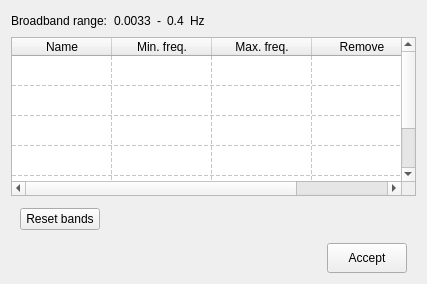
<?xml version="1.0" encoding="UTF-8"?>
<ui version="4.0">
 <class>Form</class>
 <widget class="QWidget" name="Form">
  <property name="geometry">
   <rect>
    <x>0</x>
    <y>0</y>
    <width>427</width>
    <height>284</height>
   </rect>
  </property>
  <property name="sizePolicy">
   <sizepolicy hsizetype="Fixed" vsizetype="Preferred">
    <horstretch>0</horstretch>
    <verstretch>0</verstretch>
   </sizepolicy>
  </property>
  <property name="windowTitle">
   <string>Form</string>
  </property>
  <layout class="QVBoxLayout" name="verticalLayout">
   <item>
    <layout class="QHBoxLayout" name="horizontalLayout_3">
     <item>
      <widget class="QLabel" name="label">
       <property name="text">
        <string>Broadband range:</string>
       </property>
      </widget>
     </item>
     <item>
      <widget class="QLabel" name="minbroadbandLabel">
       <property name="lineWidth">
        <number>0</number>
       </property>
       <property name="text">
        <string>0.0033</string>
       </property>
      </widget>
     </item>
     <item>
      <widget class="QLabel" name="label_3">
       <property name="text">
        <string>-</string>
       </property>
      </widget>
     </item>
     <item>
      <widget class="QLabel" name="maxbroadbandLabel">
       <property name="text">
        <string>0.4</string>
       </property>
      </widget>
     </item>
     <item>
      <widget class="QLabel" name="label_5">
       <property name="text">
        <string>Hz</string>
       </property>
      </widget>
     </item>
     <item>
      <spacer name="horizontalSpacer_3">
       <property name="orientation">
        <enum>Qt::Horizontal</enum>
       </property>
       <property name="sizeHint" stdset="0">
        <size>
         <width>40</width>
         <height>20</height>
        </size>
       </property>
      </spacer>
     </item>
    </layout>
   </item>
   <item>
    <widget class="QTableWidget" name="bandsTable">
     <property name="enabled">
      <bool>true</bool>
     </property>
     <property name="font">
      <font>
       <kerning>true</kerning>
      </font>
     </property>
     <property name="lineWidth">
      <number>1</number>
     </property>
     <property name="showDropIndicator" stdset="0">
      <bool>true</bool>
     </property>
     <property name="showGrid">
      <bool>true</bool>
     </property>
     <property name="gridStyle">
      <enum>Qt::DashLine</enum>
     </property>
     <property name="sortingEnabled">
      <bool>false</bool>
     </property>
     <property name="wordWrap">
      <bool>true</bool>
     </property>
     <property name="cornerButtonEnabled">
      <bool>false</bool>
     </property>
     <property name="rowCount">
      <number>6</number>
     </property>
     <property name="columnCount">
      <number>4</number>
     </property>
     <attribute name="horizontalHeaderVisible">
      <bool>true</bool>
     </attribute>
     <attribute name="horizontalHeaderCascadingSectionResizes">
      <bool>false</bool>
     </attribute>
     <attribute name="horizontalHeaderHighlightSections">
      <bool>true</bool>
     </attribute>
     <attribute name="verticalHeaderVisible">
      <bool>false</bool>
     </attribute>
     <attribute name="verticalHeaderHighlightSections">
      <bool>true</bool>
     </attribute>
     <attribute name="verticalHeaderShowSortIndicator" stdset="0">
      <bool>false</bool>
     </attribute>
     <row/>
     <row/>
     <row/>
     <row/>
     <row/>
     <row/>
     <column>
      <property name="text">
       <string>Name</string>
      </property>
     </column>
     <column>
      <property name="text">
       <string>Min. freq.</string>
      </property>
     </column>
     <column>
      <property name="text">
       <string>Max. freq.</string>
      </property>
     </column>
     <column>
      <property name="text">
       <string>Remove</string>
      </property>
     </column>
    </widget>
   </item>
   <item>
    <widget class="QWidget" name="buttonContainerTop" native="true">
     <property name="sizePolicy">
      <sizepolicy hsizetype="Preferred" vsizetype="Fixed">
       <horstretch>0</horstretch>
       <verstretch>0</verstretch>
      </sizepolicy>
     </property>
     <property name="minimumSize">
      <size>
       <width>0</width>
       <height>35</height>
      </size>
     </property>
     <property name="maximumSize">
      <size>
       <width>16777215</width>
       <height>35</height>
      </size>
     </property>
     <layout class="QHBoxLayout" name="horizontalLayout">
      <property name="topMargin">
       <number>0</number>
      </property>
      <property name="bottomMargin">
       <number>0</number>
      </property>
      <item>
       <widget class="QPushButton" name="resetButton">
        <property name="text">
         <string>Reset bands</string>
        </property>
       </widget>
      </item>
      <item>
       <spacer name="horizontalSpacer">
        <property name="orientation">
         <enum>Qt::Horizontal</enum>
        </property>
        <property name="sizeHint" stdset="0">
         <size>
          <width>40</width>
          <height>20</height>
         </size>
        </property>
       </spacer>
      </item>
     </layout>
    </widget>
   </item>
   <item>
    <widget class="QWidget" name="buttonContainerDown" native="true">
     <property name="minimumSize">
      <size>
       <width>0</width>
       <height>30</height>
      </size>
     </property>
     <property name="maximumSize">
      <size>
       <width>16777215</width>
       <height>30</height>
      </size>
     </property>
     <layout class="QHBoxLayout" name="horizontalLayout_2">
      <property name="topMargin">
       <number>0</number>
      </property>
      <property name="bottomMargin">
       <number>0</number>
      </property>
      <item>
       <spacer name="horizontalSpacer_2">
        <property name="orientation">
         <enum>Qt::Horizontal</enum>
        </property>
        <property name="sizeHint" stdset="0">
         <size>
          <width>40</width>
          <height>20</height>
         </size>
        </property>
       </spacer>
      </item>
      <item>
       <widget class="QPushButton" name="acceptButton">
        <property name="sizePolicy">
         <sizepolicy hsizetype="Minimum" vsizetype="Expanding">
          <horstretch>0</horstretch>
          <verstretch>0</verstretch>
         </sizepolicy>
        </property>
        <property name="text">
         <string>Accept</string>
        </property>
       </widget>
      </item>
     </layout>
    </widget>
   </item>
  </layout>
 </widget>
 <resources/>
 <connections/>
</ui>
